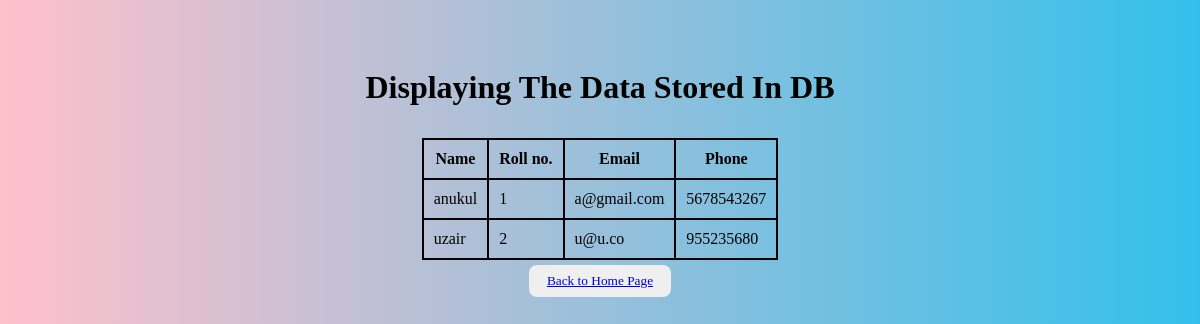
The app's page /display, older data.
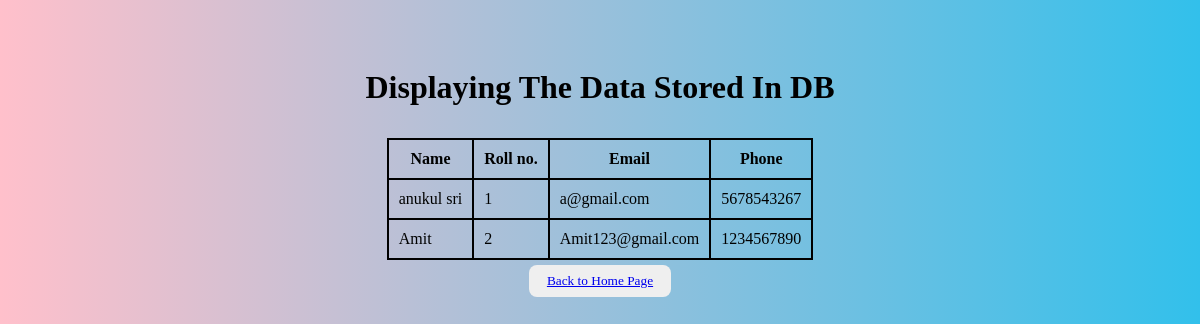
The same page, newer data.
### W_app/models.py (models this page shows)
class Student(models.Model):
    name=models.CharField(max_length=50)
    roll = models.CharField(max_length=10)
    email = models.EmailField()
    mob = models.CharField(max_length=15)
    pwd = models.CharField(max_length=25)

### W_app/views.py (the view)
# urls.py: path('display',views.display)
def display(request):
    ob = Student.objects.all()
    return render(request,'display.html',{'ob':ob})

### template/display.html (shortened to what this page needs)
{% load static %}
<!DOCTYPE html>
<html lang="en">
<head>
    <link rel="stylesheet" href="{% static 'css/style.css' %}">
</head>
<body>
    <center>
        <h1>Displaying The Data Stored In DB</h1>
        <table>
            <tr>
                <th>Name</th>
                <th>Roll no.</th>
                <th>Email</th>
                <th>Phone</th>
            </tr>
            {% for i in ob %}
            <tr>
                <td>{{i.name}}</td>
                <td>{{i.roll}}</td>
                <td>{{i.email}}</td>
                <td>{{i.mob}}</td>
            </tr>
            {% endfor %}
        </table>
        <button><a href="static">Back to Home Page</a></button>
    </center>
</body>
</html>

### static/css/style.css (style rules this page uses)
body { background: linear-gradient(90deg, pink,rgb(50, 192, 235)); }
button { padding: 8px; border: none; margin: 5px; border-radius: 8px; font-family: cursive; }
table, th, td { border: 2px solid rgb(0, 0, 0); border-collapse: collapse; }
td { padding: 10px; }
* { padding: 10px; }

Row changes from the older to the newer data that the page shows:
removed Student: name "uzair", roll "2", email "u@u.co", mob "955235680"
changed Student "a@gmail.com": name "anukul" → "anukul sri"
added Student: name "Amit", roll "2", email "Amit123@gmail.com", mob "1234567890"
